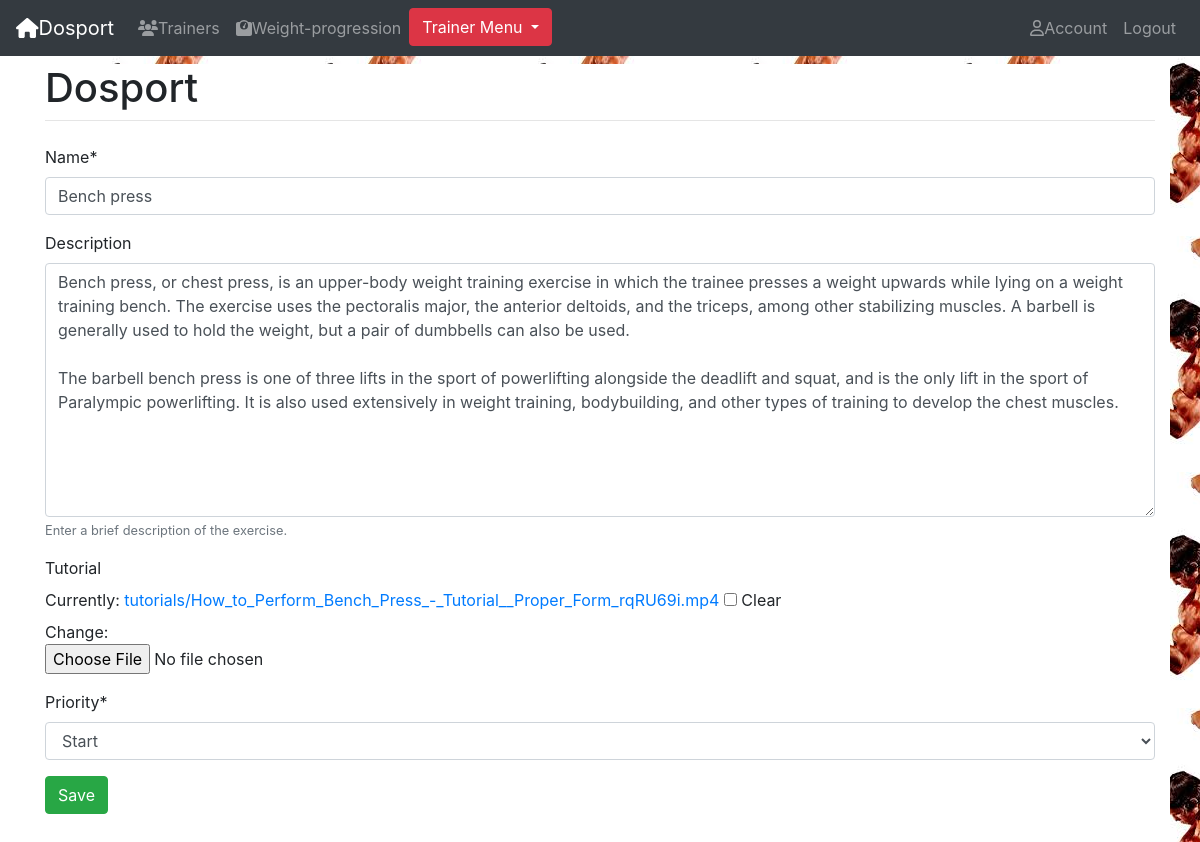
The page /edit-exercise/2 (signed in) on the database its author committed.
### fitness/models.py (models this page shows, shortened)
class Exercise(mo.Model):
    trainer = mo.ForeignKey(Account, on_delete=mo.CASCADE, validators=[validate_trainer])
    name = mo.CharField(max_length=50)
    description = mo.TextField(max_length=1000, help_text='Enter a brief description of the exercise.', null=1, blank=1)
    tutorial = mo.FileField(upload_to='tutorials/', null=1, blank=1)
    PRIORITY = (
        (1, 'Start'),
        (2, 'Middle'),
        (3, 'End'),
    )
    priority = mo.IntegerField(choices=PRIORITY)
    class Meta:
        ordering = ['priority']

### fitness/views.py (the view, shortened to what this page needs)
# urls.py: path('edit-exercise/<int:id>', v.edit_exercise, name='edit-exercise'),
def edit_exercise(request, id):
    user = request.user
    if not user.is_authenticated:
        return redirect('login')
    if not user.is_trainer:
        return redirect("index")
    exercise = get_object_or_404(Exercise, pk=id)
    form = CreateExercise(None, instance=exercise)
    form = CreateExercise(None, instance=exercise)
    return render(request, 'fitness/create_exercise.html', {'form':form,'option':'Save'})

### fitness/forms.py
class CreateExercise(forms.ModelForm):
     class Meta:
       model = Exercise
       exclude = ['trainer']

### account/models.py (called while the page is built)
    def get_request_number(self):
        return self.trainer_request.count()

### fitness/templates/fitness/create_exercise.html (shortened to what this page needs)
{% extends "base.html" %}
{% load crispy_forms_tags %}
{% block content %}
<form method="POST" class="form-group" enctype="multipart/form-data">
	{{ form|crispy }}
	<button type="submit" class="btn btn-success">{{option}}</button>
</form>
{% endblock %}

### rows shown on the page
Exercise: name "Bench press", description "Bench press, or chest press, is an upper-body weight training exercise in which the trainee presses a weight upwards while lying on a weight training bench. The exercise uses the pectoralis major, the anterior deltoids, and the triceps, among other stabilizing muscles. A barbell is generally used to hold the weight, but a pair of dumbbells can also be used. The barbell bench press is one of three lifts in the sport of powerlifting alongside the deadlift and squat, and is the only lift in the sport of Paralympic powerlifting. It is also used extensively in weight training, bodybuilding, and other types of training to develop the chest muscles.", priority "Start"

### other values the page prints
{{ option }} "Save"
